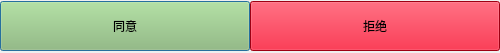
<?xml version="1.0" encoding="UTF-8"?>
<ui version="4.0">
 <class>IfAddNewFriendButton</class>
 <widget class="QDialog" name="IfAddNewFriendButton">
  <property name="geometry">
   <rect>
    <x>0</x>
    <y>0</y>
    <width>500</width>
    <height>53</height>
   </rect>
  </property>
  <property name="windowTitle">
   <string>Dialog</string>
  </property>
  <layout class="QHBoxLayout" name="horizontalLayout_2">
   <property name="spacing">
    <number>0</number>
   </property>
   <property name="leftMargin">
    <number>0</number>
   </property>
   <property name="topMargin">
    <number>0</number>
   </property>
   <property name="rightMargin">
    <number>0</number>
   </property>
   <property name="bottomMargin">
    <number>0</number>
   </property>
   <item>
    <layout class="QHBoxLayout" name="horizontalLayout">
     <property name="spacing">
      <number>0</number>
     </property>
     <item>
      <widget class="QPushButton" name="pushButton">
       <property name="minimumSize">
        <size>
         <width>175</width>
         <height>50</height>
        </size>
       </property>
       <property name="maximumSize">
        <size>
         <width>1000</width>
         <height>50</height>
        </size>
       </property>
       <property name="styleSheet">
        <string notr="true">QPushButton
{
	font: 10pt &quot;微软雅黑&quot;;
	background-color: rgb(146,189,108);
}
QPushButton:hover
{
	font: 11pt &quot;微软雅黑&quot;;
	background-color: rgb(156,192,113);
}

</string>
       </property>
       <property name="text">
        <string>同意</string>
       </property>
      </widget>
     </item>
     <item>
      <widget class="QPushButton" name="pushButton_2">
       <property name="minimumSize">
        <size>
         <width>175</width>
         <height>50</height>
        </size>
       </property>
       <property name="maximumSize">
        <size>
         <width>1000</width>
         <height>50</height>
        </size>
       </property>
       <property name="styleSheet">
        <string notr="true">QPushButton
{
	font: 10pt &quot;微软雅黑&quot;;
	background-color: rgb(221,0,27);
}
QPushButton:hover
{
	font: 11pt &quot;微软雅黑&quot;;
	background-color: rgb(231, 40, 40);
}</string>
       </property>
       <property name="text">
        <string>拒绝</string>
       </property>
      </widget>
     </item>
    </layout>
   </item>
  </layout>
 </widget>
 <resources/>
 <connections/>
</ui>
